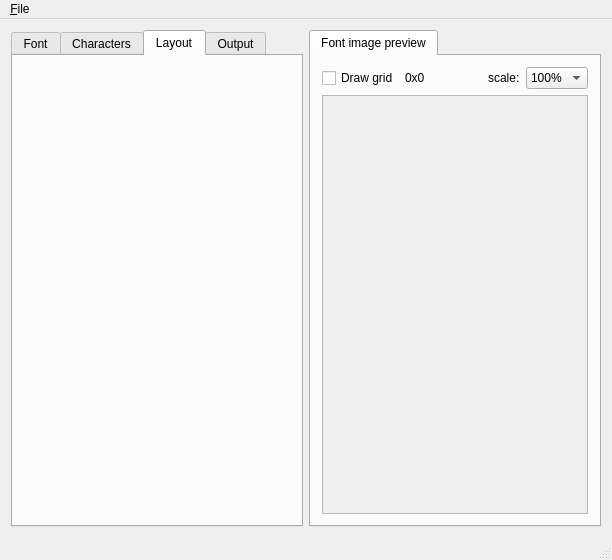
<?xml version="1.0" encoding="UTF-8"?>
<ui version="4.0">
 <author>AndryBlack</author>
 <class>FontBuilder</class>
 <widget class="QMainWindow" name="FontBuilder">
  <property name="geometry">
   <rect>
    <x>0</x>
    <y>0</y>
    <width>612</width>
    <height>560</height>
   </rect>
  </property>
  <property name="windowTitle">
   <string>FontBuilder</string>
  </property>
  <property name="locale">
   <locale language="English" country="UnitedStates"/>
  </property>
  <widget class="QWidget" name="centralWidget">
   <layout class="QHBoxLayout" name="horizontalLayout" stretch="0,0">
    <item>
     <widget class="QTabWidget" name="tabWidget">
      <property name="locale">
       <locale language="English" country="UnitedStates"/>
      </property>
      <property name="currentIndex">
       <number>2</number>
      </property>
      <widget class="QWidget" name="tab_Font">
       <attribute name="title">
        <string>Font</string>
       </attribute>
       <layout class="QVBoxLayout" name="verticalLayout_2">
        <item>
         <widget class="QGroupBox" name="groupBox_FontSelect">
          <property name="sizePolicy">
           <sizepolicy hsizetype="Minimum" vsizetype="Minimum">
            <horstretch>0</horstretch>
            <verstretch>0</verstretch>
           </sizepolicy>
          </property>
          <property name="title">
           <string>Font</string>
          </property>
          <layout class="QHBoxLayout" name="horizontalLayout_2">
           <item>
            <widget class="FontSelectFrame" name="frameFontSelect" native="true">
             <property name="sizePolicy">
              <sizepolicy hsizetype="Minimum" vsizetype="Minimum">
               <horstretch>0</horstretch>
               <verstretch>0</verstretch>
              </sizepolicy>
             </property>
            </widget>
           </item>
          </layout>
         </widget>
        </item>
        <item>
         <widget class="QGroupBox" name="groupBox">
          <property name="title">
           <string>Options</string>
          </property>
          <layout class="QVBoxLayout" name="verticalLayout_3">
           <item>
            <widget class="FontOptionsFrame" name="frameFontOptions" native="true">
             <property name="sizePolicy">
              <sizepolicy hsizetype="Minimum" vsizetype="Minimum">
               <horstretch>0</horstretch>
               <verstretch>0</verstretch>
              </sizepolicy>
             </property>
            </widget>
           </item>
          </layout>
         </widget>
        </item>
        <item>
         <spacer name="verticalSpacer">
          <property name="orientation">
           <enum>Qt::Vertical</enum>
          </property>
          <property name="sizeHint" stdset="0">
           <size>
            <width>20</width>
            <height>40</height>
           </size>
          </property>
         </spacer>
        </item>
       </layout>
      </widget>
      <widget class="QWidget" name="tab_Charaters">
       <attribute name="title">
        <string>Characters</string>
       </attribute>
       <layout class="QVBoxLayout" name="verticalLayout_4">
        <item>
         <widget class="CharactersFrame" name="frameCharacters" native="true"/>
        </item>
       </layout>
      </widget>
      <widget class="QWidget" name="tab_Layout">
       <attribute name="title">
        <string>Layout</string>
       </attribute>
       <layout class="QVBoxLayout" name="verticalLayout_5">
        <item>
         <widget class="LayoutConfigFrame" name="frameLayoutConfig" native="true"/>
        </item>
        <item>
         <spacer name="verticalSpacer_2">
          <property name="orientation">
           <enum>Qt::Vertical</enum>
          </property>
          <property name="sizeHint" stdset="0">
           <size>
            <width>20</width>
            <height>40</height>
           </size>
          </property>
         </spacer>
        </item>
       </layout>
      </widget>
      <widget class="QWidget" name="tab_Output">
       <attribute name="title">
        <string>Output</string>
       </attribute>
       <layout class="QVBoxLayout" name="verticalLayout_7">
        <item>
         <widget class="OutputFrame" name="frameOutput" native="true"/>
        </item>
        <item>
         <widget class="QPushButton" name="pushButtonWriteFont">
          <property name="text">
           <string>Write font</string>
          </property>
         </widget>
        </item>
       </layout>
      </widget>
     </widget>
    </item>
    <item>
     <widget class="QTabWidget" name="tabWidget_2">
      <property name="currentIndex">
       <number>0</number>
      </property>
      <widget class="QWidget" name="tab_Preview">
       <attribute name="title">
        <string>Font image preview</string>
       </attribute>
       <layout class="QGridLayout" name="gridLayout_2" columnstretch="1,1,0,0" columnminimumwidth="0,0,0,0">
        <item row="3" column="0" colspan="4">
         <widget class="QScrollArea" name="scrollArea">
          <property name="widgetResizable">
           <bool>true</bool>
          </property>
          <widget class="QWidget" name="scrollAreaWidgetContents">
           <property name="geometry">
            <rect>
             <x>0</x>
             <y>0</y>
             <width>268</width>
             <height>429</height>
            </rect>
           </property>
           <layout class="QGridLayout" name="gridLayout">
            <item row="4" column="0" colspan="4">
             <spacer name="verticalSpacer_3">
              <property name="orientation">
               <enum>Qt::Vertical</enum>
              </property>
              <property name="sizeHint" stdset="0">
               <size>
                <width>20</width>
                <height>40</height>
               </size>
              </property>
             </spacer>
            </item>
            <item row="0" column="0" colspan="4">
             <spacer name="verticalSpacer_4">
              <property name="orientation">
               <enum>Qt::Vertical</enum>
              </property>
              <property name="sizeHint" stdset="0">
               <size>
                <width>20</width>
                <height>40</height>
               </size>
              </property>
             </spacer>
            </item>
            <item row="2" column="1" colspan="2">
             <widget class="FontDrawWidget" name="widgetFontPreview" native="true"/>
            </item>
            <item row="2" column="3">
             <spacer name="horizontalSpacer">
              <property name="orientation">
               <enum>Qt::Horizontal</enum>
              </property>
              <property name="sizeHint" stdset="0">
               <size>
                <width>40</width>
                <height>20</height>
               </size>
              </property>
             </spacer>
            </item>
            <item row="2" column="0">
             <spacer name="horizontalSpacer_2">
              <property name="orientation">
               <enum>Qt::Horizontal</enum>
              </property>
              <property name="sizeHint" stdset="0">
               <size>
                <width>40</width>
                <height>20</height>
               </size>
              </property>
             </spacer>
            </item>
           </layout>
          </widget>
         </widget>
        </item>
        <item row="1" column="0">
         <widget class="QCheckBox" name="checkBoxDrawGrid">
          <property name="text">
           <string>Draw grid</string>
          </property>
         </widget>
        </item>
        <item row="1" column="1">
         <widget class="QLabel" name="label_ImageSize">
          <property name="text">
           <string>0x0</string>
          </property>
         </widget>
        </item>
        <item row="1" column="2">
         <widget class="QLabel" name="label_2">
          <property name="text">
           <string>scale:</string>
          </property>
         </widget>
        </item>
        <item row="1" column="3">
         <widget class="QComboBox" name="comboBox">
          <property name="layoutDirection">
           <enum>Qt::LeftToRight</enum>
          </property>
          <property name="currentIndex">
           <number>1</number>
          </property>
          <property name="frame">
           <bool>true</bool>
          </property>
          <item>
           <property name="text">
            <string>50%</string>
           </property>
          </item>
          <item>
           <property name="text">
            <string>100%</string>
           </property>
          </item>
          <item>
           <property name="text">
            <string>200%</string>
           </property>
          </item>
          <item>
           <property name="text">
            <string>400%</string>
           </property>
          </item>
          <item>
           <property name="text">
            <string>800%</string>
           </property>
          </item>
         </widget>
        </item>
       </layout>
      </widget>
     </widget>
    </item>
   </layout>
  </widget>
  <widget class="QMenuBar" name="menuBar">
   <property name="geometry">
    <rect>
     <x>0</x>
     <y>0</y>
     <width>612</width>
     <height>21</height>
    </rect>
   </property>
   <widget class="QMenu" name="menu_File">
    <property name="title">
     <string>&amp;File</string>
    </property>
    <addaction name="action_Open"/>
   </widget>
   <addaction name="menu_File"/>
  </widget>
  <widget class="QStatusBar" name="statusBar"/>
  <action name="action_Open">
   <property name="text">
    <string>&amp;Open</string>
   </property>
  </action>
 </widget>
 <layoutdefault spacing="6" margin="11"/>
 <customwidgets>
  <customwidget>
   <class>FontSelectFrame</class>
   <extends>QWidget</extends>
   <header>fontselectframe.h</header>
   <container>1</container>
  </customwidget>
  <customwidget>
   <class>FontOptionsFrame</class>
   <extends>QWidget</extends>
   <header>fontoptionsframe.h</header>
   <container>1</container>
  </customwidget>
  <customwidget>
   <class>CharactersFrame</class>
   <extends>QWidget</extends>
   <header>charactersframe.h</header>
   <container>1</container>
  </customwidget>
  <customwidget>
   <class>LayoutConfigFrame</class>
   <extends>QWidget</extends>
   <header>layoutconfigframe.h</header>
   <container>1</container>
  </customwidget>
  <customwidget>
   <class>OutputFrame</class>
   <extends>QWidget</extends>
   <header>outputframe.h</header>
   <container>1</container>
  </customwidget>
  <customwidget>
   <class>FontDrawWidget</class>
   <extends>QWidget</extends>
   <header>fontdrawwidget.h</header>
   <container>1</container>
  </customwidget>
 </customwidgets>
 <resources/>
 <connections/>
 <slots>
  <slot>fontParametersChanged()</slot>
  <slot>requestFontsDirChange()</slot>
 </slots>
</ui>
